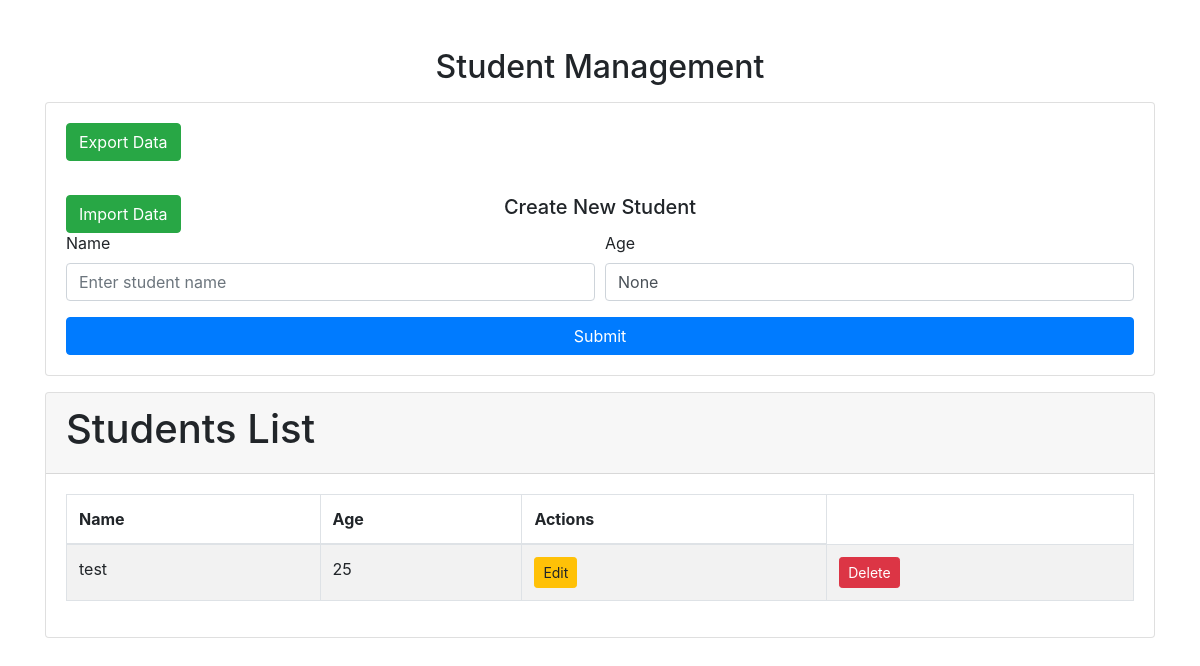
Before: / with the older database file.
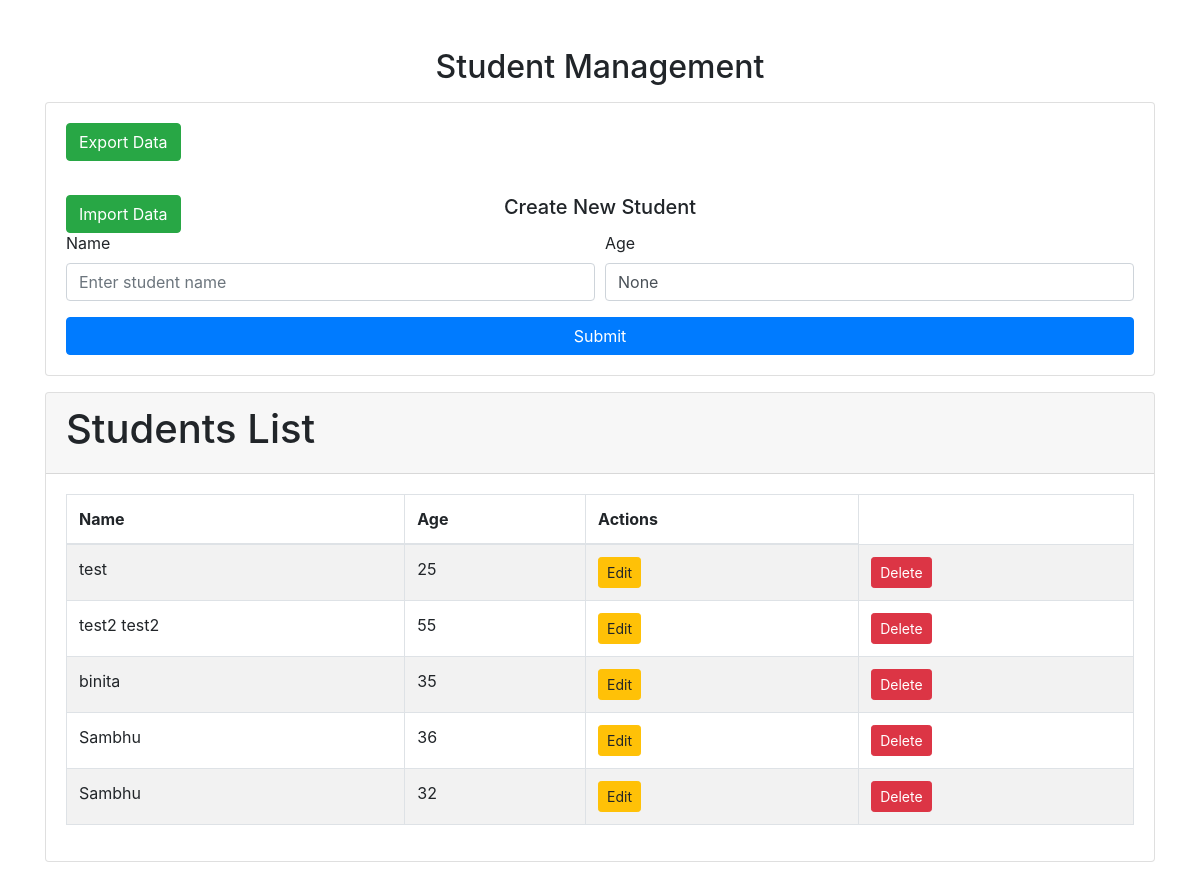
After: the same page with the newer database file.
### myapp/models.py (models this page shows)
class Student(models.Model):
    name = models.CharField(max_length=100)
    age = models.IntegerField()
    created_at = models.DateTimeField(auto_now_add=True)
    updated_at = models.DateTimeField(auto_now=True)
    email = models.EmailField(blank=True)

### myapp/views.py (the view, shortened to what this page needs)
# urls.py: path('', views.home, name="home"),
def home(request, id=None): # default arguments
    if id:
        student_update = get_object_or_404(Student, id=id)
        form = StudentForms(request.POST or None,instance=student_update) # takes info or empty info and supply to  form as post request
    else:
        form = StudentForms(request.POST or None)    # if no need to update. will take create form
    students = Student.objects.all()
    context ={
        'students' : students ,
        'form' : form
    }
    return render(request, "home.html", context = context)

### myapp/forms.py
class StudentForms(forms.ModelForm):
    class Meta:
        model = Student
        fields = ('name', 'age')

### templates/home.html (shortened to what this page needs)
<!DOCTYPE html>
<html lang="en">
<head>
    <link rel="stylesheet" href="https://stackpath.bootstrapcdn.com/bootstrap/4.5.2/css/bootstrap.min.css">
</head>
<body>
    <div class="container my-5">
        <h2 class="text-center">Student Management</h2>
        <div class="card mt-3">
            <div class="card-body">
                    <a href="{% url 'export_data' %}" class="btn btn-success position-absolute start-0">Export Data</a><br><br><br>
                    <a href="{% url 'import_data' %}" class="btn btn-success position-absolute start-0">Import Data</a>
                <h5 class="card-title text-center">
                    {% if student.id %}
                        Update Student
                    {% else %}
                        Create New Student
                    {% endif %}
                </h5>
                <form method="POST">
                    <div class="form-row">
                        <div class="form-group col-md-6">
                            <label for="name">Name</label>
                            <input type="text" class="form-control" id="name" name="name"
                                   placeholder="Enter student name" value="{{ form.name.value|default:'' }}">
                        </div>
                        <div class="form-group col-md-6">
                            <label for="age">Age</label>
                            <input type class="form-control" id="age" name="age"
                                   value="{{ form.age.value }}">
                        </div>
                    </div>
                    <button type="submit" class="btn btn-primary btn-block">Submit</button>
                </form>
            </div>
        </div>
        <div class="card mt-3">
            <div class="card-header">
                <h1>Students List</h1>
            </div>
            <div class="card-body">
                <table class="table table-striped table-bordered">
                    <thead>
                        <tr>
                            <th>Name</th>
                            <th>Age</th>
                            <th>Actions</th>
                        </tr>
                    </thead>
                    <tbody>
                        {% for student in students %}
                        <tr>
                            <td>{{ student.name }}</td>
                            <td>{{ student.age }}</td>
                            <td><a href="{% url 'update_student' student.id %}" class="btn btn-warning btn-sm">Edit</a></td>
                            <td><button type="button" class="btn btn-danger btn-sm" onclick="showDeleteModal({{ student.id }})">Delete</button></td>
                        </tr>
                        {% endfor %}
                    </tbody>
                </table>
            </div>
        </div>
    </div>
</body>
</html>

Changed rows visible on the page:
added Student: name "test2 test2", age "55"
added Student: name "binita", age "35"
added Student: name "Sambhu", age "36"
added Student: name "Sambhu", age "32"
